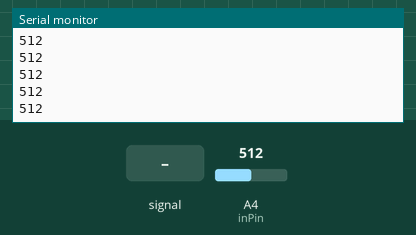
The sketch below on a simulated Arduino Zero (SAMD21). Parts: the last lines printed to the serial monitor. The test bench sets the inputs (shaded band); at power-on: A4 (inPin) = 512.

Above: at 1.2 s.
1.3 s: A4 (inPin) fed a 200 Hz sine of ±81 counts around its level
At 2.2 s:
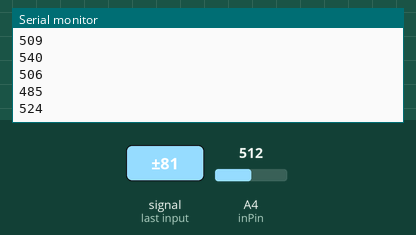
2.8 s: A4 (inPin) set to 716
At 3.8 s:
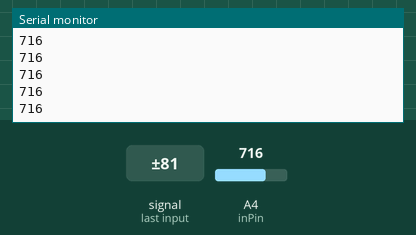
4.3 s: A4 (inPin) set to 900
At 5.3 s:
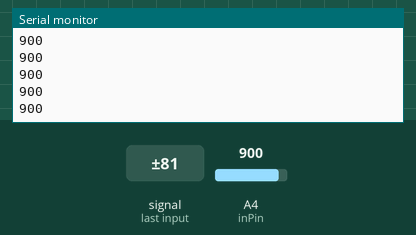
Timing chart, 0 to 7.3 s (numbered marks = the images above; inputs shaded):
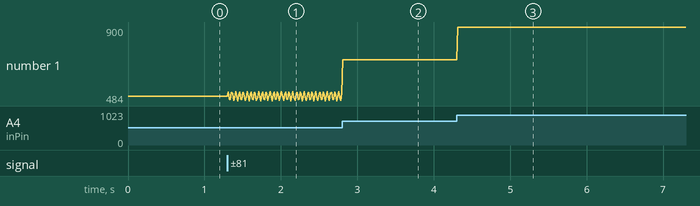

Measured:
- after the input at 1.3 s, the serial monitor: prints a new line at once (image 1)
- after the input at 2.8 s, the serial monitor: prints a new line at once (image 2)
- after the input at 4.3 s, the serial monitor: prints a new line at once (image 3)
- plotted number 1: 512 → 527 after the input at 1.3 s, 527 → 716 after the input at 2.8 s, 716 → 900 after the input at 4.3 s

The sketch:

MIC_sensor_basic_101.ino
```cpp
#define DEBUG_STREAM SerialUSB
#define DEBUG_STREAM_BAUD 115200

//---------------------------------------------------------------------------------------------------
//---------------------------------------------------------------------------------------------------
// MIC sensor SENSOR
#define inPin A4


//---------------------------------------------------------------------------------------------------
//---------------------------------------------------------------------------------------------------

void setup()
{
    DEBUG_STREAM.begin(DEBUG_STREAM_BAUD);
    DEBUG_STREAM.println("Initializing and connecting... ");
}

void loop()
{
    long sum = 0;
    for(int i=0; i<32; i++)
    {
        sum += analogRead(inPin);   //Read ADC value from MIC
    }

    sum >>= 5;

    DEBUG_STREAM.println(sum);
    delay(10);
}
```
